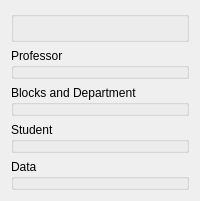
      <widget class="QWidget" name="tab_2">
       <attribute name="title">
        <string>Profile</string>
       </attribute>
       <layout class="QGridLayout" name="gridLayout_6">
        <item row="3" column="0">
         <widget class="QGroupBox" name="groupBox_10">
          <property name="title">
           <string>Student</string>
          </property>
          <widget class="QPushButton" name="view_student">
           <property name="geometry">
            <rect>
             <x>10</x>
             <y>40</y>
             <width>171</width>
             <height>40</height>
            </rect>
           </property>
           <property name="text">
            <string>View Student</string>
           </property>
          </widget>
          <widget class="QPushButton" name="add_student">
           <property name="geometry">
            <rect>
             <x>220</x>
             <y>40</y>
             <width>171</width>
             <height>40</height>
            </rect>
           </property>
           <property name="text">
            <string>Add Student</string>
           </property>
          </widget>
          <widget class="QPushButton" name="update_student">
           <property name="geometry">
            <rect>
             <x>440</x>
             <y>40</y>
             <width>171</width>
             <height>40</height>
            </rect>
           </property>
           <property name="text">
            <string>Update Student</string>
           </property>
          </widget>
          <widget class="QPushButton" name="delete_student">
           <property name="geometry">
            <rect>
             <x>650</x>
             <y>40</y>
             <width>171</width>
             <height>40</height>
            </rect>
           </property>
           <property name="text">
            <string>Delete Student</string>
           </property>
          </widget>
         </widget>
        </item>
        <item row="4" column="0">
         <widget class="QGroupBox" name="groupBox_11">
          <property name="title">
           <string>Data</string>
          </property>
          <widget class="QPushButton" name="pushButton_2">
           <property name="geometry">
            <rect>
             <x>10</x>
             <y>40</y>
             <width>171</width>
             <height>40</height>
            </rect>
           </property>
           <property name="text">
            <string>Clear Data</string>
           </property>
          </widget>
         </widget>
        </item>
        <item row="1" column="0">
         <widget class="QGroupBox" name="groupBox_8">
          <property name="sizePolicy">
           <sizepolicy hsizetype="Preferred" vsizetype="Minimum">
            <horstretch>0</horstretch>
            <verstretch>0</verstretch>
           </sizepolicy>
          </property>
          <property name="title">
           <string>Professor</string>
          </property>
          <widget class="QPushButton" name="view_professor">
           <property name="geometry">
            <rect>
             <x>10</x>
             <y>40</y>
             <width>171</width>
             <height>40</height>
            </rect>
           </property>
           <property name="text">
            <string>View Professor</string>
           </property>
          </widget>
          <widget class="QPushButton" name="add_professor">
           <property name="geometry">
            <rect>
             <x>220</x>
             <y>40</y>
             <width>171</width>
             <height>40</height>
            </rect>
           </property>
           <property name="text">
            <string>Add Professor</string>
           </property>
          </widget>
          <widget class="QPushButton" name="update_professor">
           <property name="geometry">
            <rect>
             <x>440</x>
             <y>40</y>
             <width>171</width>
             <height>40</height>
            </rect>
           </property>
           <property name="text">
            <string>Update Professor</string>
           </property>
          </widget>
         </widget>
        </item>
        <item row="0" column="0">
         <widget class="QGroupBox" name="groupBox_7">
          <property name="title">
           <string/>
          </property>
          <widget class="QLabel" name="label_24">
           <property name="geometry">
            <rect>
             <x>10</x>
             <y>10</y>
             <width>961</width>
             <height>51</height>
            </rect>
           </property>
           <property name="styleSheet">
            <string notr="true">FONT-SIZE:20PX;
FONT-COLOR:BLACK;</string>
           </property>
           <property name="text">
            <string>KATHMANDU UNIVERSITY</string>
           </property>
           <property name="alignment">
            <set>Qt::AlignCenter</set>
           </property>
          </widget>
          <widget class="QLabel" name="label_26">
           <property name="geometry">
            <rect>
             <x>350</x>
             <y>60</y>
             <width>241</width>
             <height>20</height>
            </rect>
           </property>
           <property name="styleSheet">
            <string notr="true">font-size:16px;
</string>
           </property>
           <property name="text">
            <string>Dhulikhel, Kavre</string>
           </property>
           <property name="alignment">
            <set>Qt::AlignCenter</set>
           </property>
          </widget>
          <widget class="QGraphicsView" name="graphicsView">
           <property name="geometry">
            <rect>
             <x>880</x>
             <y>0</y>
             <width>256</width>
             <height>171</height>
            </rect>
           </property>
           <property name="styleSheet">
            <string notr="true">border-image: url(:/data/Kathmandu_University_Logo,jpg);
</string>
           </property>
           <property name="alignment">
            <set>Qt::AlignRight|Qt::AlignTrailing|Qt::AlignVCenter</set>
           </property>
          </widget>
         </widget>
        </item>
        <item row="2" column="0">
         <widget class="QGroupBox" name="groupBox_9">
          <property name="sizePolicy">
           <sizepolicy hsizetype="Minimum" vsizetype="Minimum">
            <horstretch>0</horstretch>
            <verstretch>0</verstretch>
           </sizepolicy>
          </property>
          <property name="title">
           <string>Blocks and Department</string>
          </property>
          <widget class="QPushButton" name="add_block">
           <property name="geometry">
            <rect>
             <x>10</x>
             <y>40</y>
             <width>171</width>
             <height>40</height>
            </rect>
           </property>
           <property name="text">
            <string>Add Block</string>
           </property>
          </widget>
          <widget class="QPushButton" name="add_faculty">
           <property name="geometry">
            <rect>
             <x>220</x>
             <y>40</y>
             <width>171</width>
             <height>40</height>
            </rect>
           </property>
           <property name="text">
            <string>Add Faculty</string>
           </property>
          </widget>
          <widget class="QPushButton" name="add_dept">
           <property name="geometry">
            <rect>
             <x>440</x>
             <y>40</y>
             <width>171</width>
             <height>40</height>
            </rect>
           </property>
           <property name="text">
            <string>Add Department</string>
           </property>
          </widget>
         </widget>
        </item>
       </layout>
      </widget>
